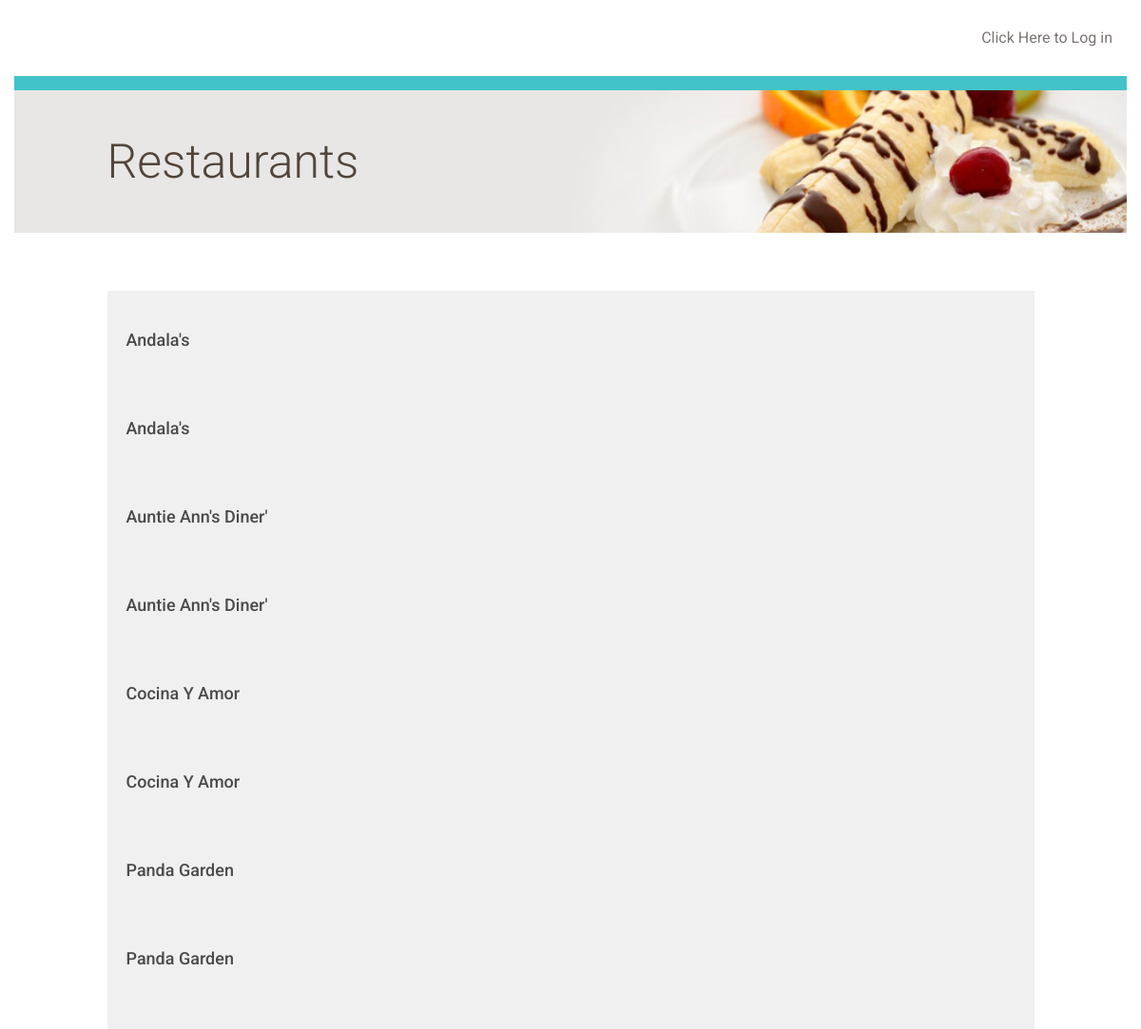
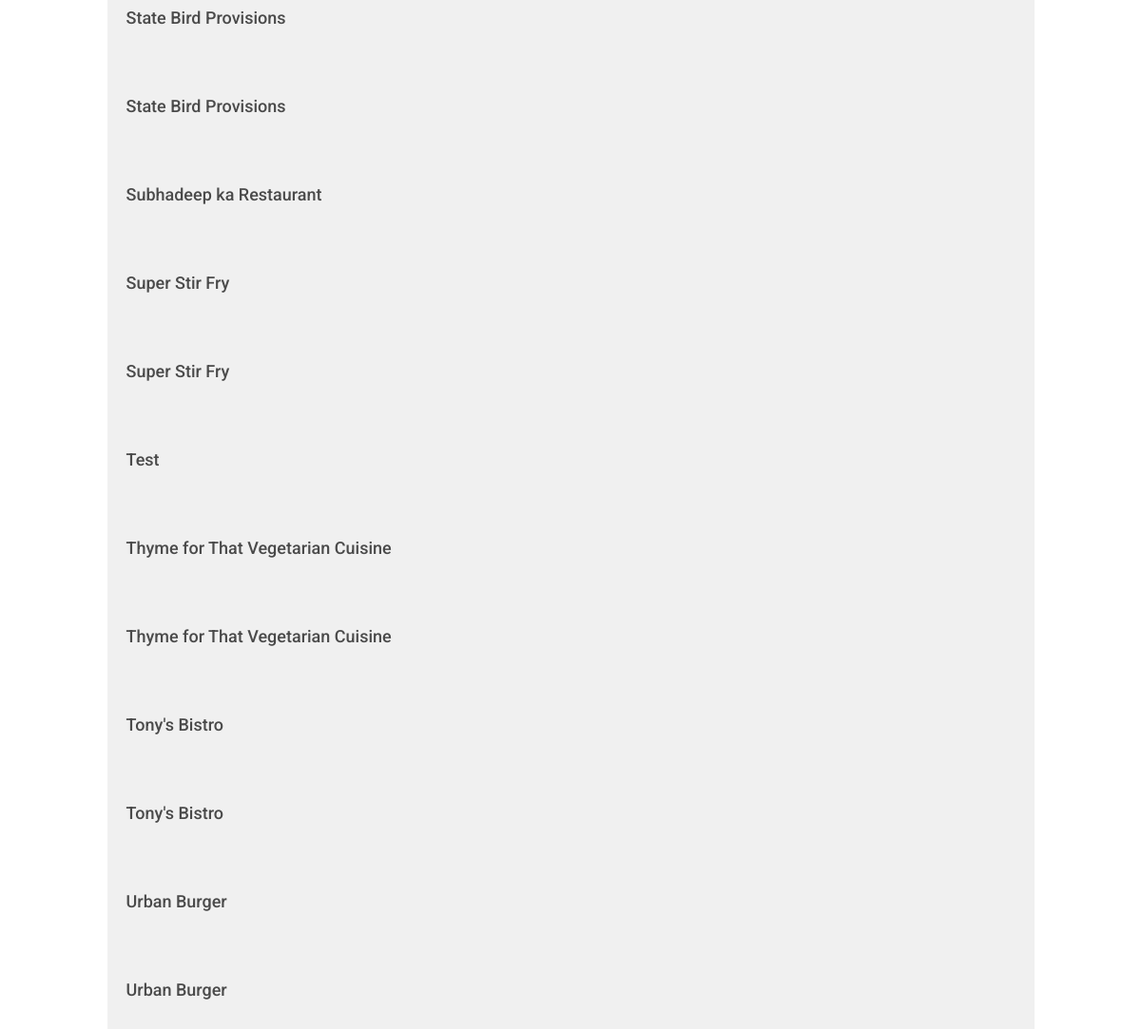
/restaurant/, run on the app's committed database (2 pictures, top to bottom).
### database_setup_with_users.py (models this page shows, shortened)
class Restaurant(Base):
    __tablename__ = 'restaurant'
    id = Column(Integer, primary_key=True)
    name = Column(String(250), nullable=False)
    user_id = Column(Integer, ForeignKey('user.id'))
    user = relationship(User)

### project.py (the view)
@app.route('/')
@app.route('/restaurant/')
def showRestaurants():
    restaurants = session.query(Restaurant).order_by(asc(Restaurant.name))
    if 'username' not in login_session:
        return render_template('publicrestaurants.html',
                               restaurants=restaurants)
    else:
        return render_template('restaurants.html', restaurants=restaurants)

### templates/publicrestaurants.html (shortened to what this page needs)
{% extends "main.html" %}
{% block content %}
	<div class="row top-menu">
		<div class="col-md-10"></div>
		<div class="col-md-2 text-right">
			<a href="{{url_for('showLogin')}}">Click Here to Log in </a>
		</div>
	</div>
	<div class="row divider blue">
		<div class="col-md-12"></div>
	</div>
	<div class="row banner main">
		<div class="col-md-1"></div>
		<div class="col-md-11 padding-none">
			<h1>Restaurants</h1>
		</div>
	</div>
	<div class="row padding-top padding-bottom">
		<div class="col-md-1"></div>
		<div class="col-md-10 padding-none">
		</div>
		<div class="col-md-1"></div>
	</div>
	{% for restaurant in restaurants %}
		<a href = "{{url_for('showMenu', restaurant_id = restaurant.id)}}">
			<div class="row">
				<div class="col-md-1"></div>
					<div class="col-md-10 restaurant-list">
						<h3>{{restaurant.name}}</h3>
					</div>
				<div class="col-md-1"></div>
			</div>
		</a>
	{% endfor %}
{% endblock %}

### templates/main.html (shortened to what this page needs)
<!DOCTYPE html>
<html lang="en">
	<head>
		<link rel="stylesheet" href="//netdna.bootstrapcdn.com/bootstrap/3.1.1/css/bootstrap.min.css">
		<link rel=stylesheet type=text/css href="{{ url_for('static', filename='styles.css') }}">
	</head>
	<body>
		<div class="container">
			{% block content %}
			{% endblock %}
		</div>
	</body>
</html>

### static/styles.css (style rules this page uses)
* { font-family: "Helvetica Neue Bold", Roboto, Helvetica, Arial, sans-serif; font-weight: 700; }
h1 { font-family: "Helvetica Neue Light", Roboto, Helvetica, Arial, sans-serif; font-size: 50px; color: #51453B; line-height: 60px; font-weight: 300; }
h3 { font-size: 18px; color: #4A4A4A; line-height: 23px; }
a { font-size: 14px; color: #0093B9; line-height: 17px; }
.padding-top { padding-top: 30px; }
.padding-bottom { padding-bottom: 30px; }
.padding-none { padding: 0; }
.top-menu { padding-top: 30px; padding-bottom: 30px; }
.top-menu a { margin-bottom: 0; line-height: 16px; font-size: 16px; color: #7B7573; font-weight: 400; }
.divider { height: 15px; }
.divider.blue { background-color: #42C3C9; }
.banner.main { height: 150px; background: url("/static/top-banner.jpg"); background-position: right; background-repeat: no-repeat; background-size: cover; }
.banner h1 { margin: 45px 0; }
.restaurant-list { background-color: #F0F0F0; padding: 20px; u }

### data on the page
Restaurant: name "Andala's"
Restaurant: name "Andala's"
Restaurant: name "Auntie Ann's Diner'"
Restaurant: name "Auntie Ann's Diner'"
Restaurant: name "Cocina Y Amor"
Restaurant: name "Cocina Y Amor"
Restaurant: name "Panda Garden"
Restaurant: name "Panda Garden"
Restaurant: name "State Bird Provisions"
Restaurant: name "State Bird Provisions"
Restaurant: name "Subhadeep ka Restaurant"
Restaurant: name "Super Stir Fry"
Restaurant: name "Super Stir Fry"
Restaurant: name "Test"
Restaurant: name "Thyme for That Vegetarian Cuisine"
Restaurant: name "Thyme for That Vegetarian Cuisine"
Restaurant: name "Tony's Bistro"
Restaurant: name "Tony's Bistro"
Restaurant: name "Urban Burger"
Restaurant: name "Urban Burger"
